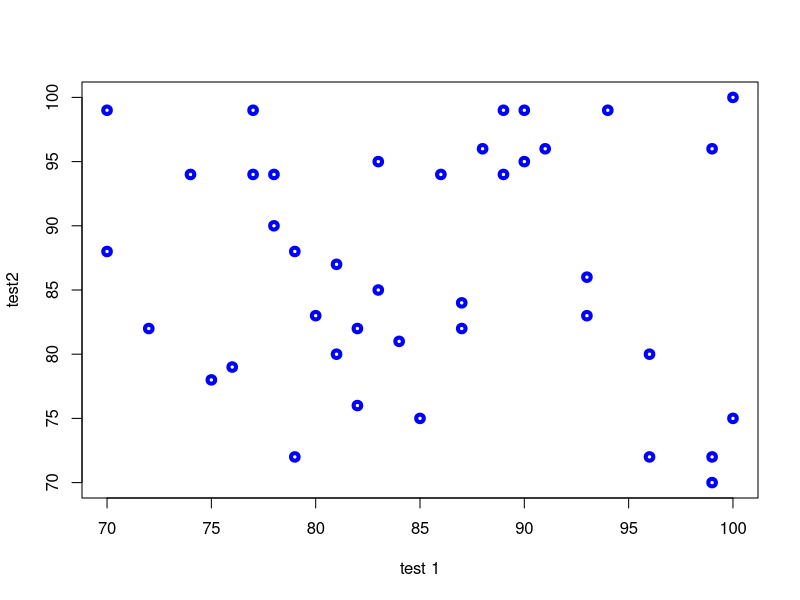
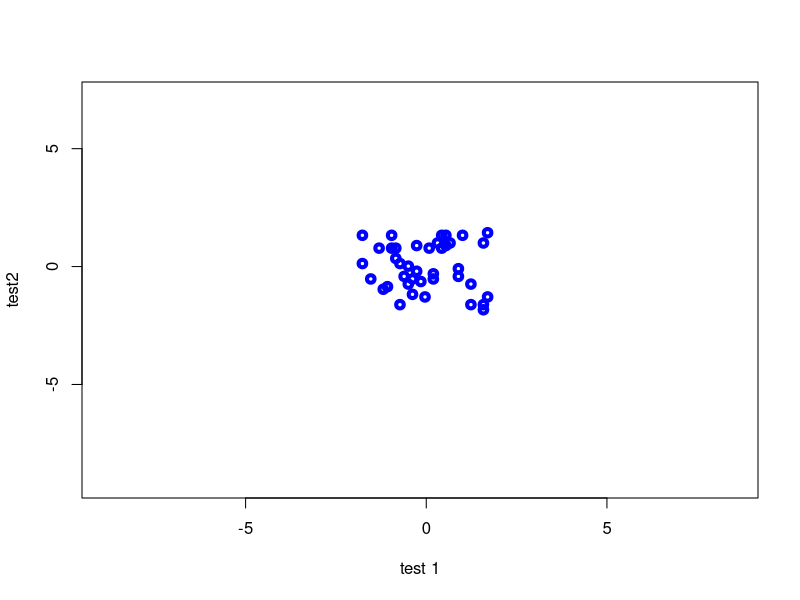

R code for these plots, in order:
x <- 1:12
# a random permutation
sample(x)
# bootstrap resampling -- only if length(x) > 1 !
sample(x, replace = TRUE)

# 100 Bernoulli trials
sample(c(0,1), 100, replace = TRUE)

## More careful bootstrapping --  Consider this when using sample()
## programmatically (i.e., in your function or simulation)!

# sample()'s surprise -- example
x <- 1:10
    sample(x[x >  8]) # length 2
    sample(x[x >  9]) # oops -- length 10!
    sample(x[x > 10]) # length 0
    sample(x[x <  5]) # length 4

resample <- function(x, ...) x[sample.int(length(x), ...)]
resample(x[x >  8]) # length 2
resample(x[x >  9]) # length 1
resample(x[x > 10]) # length 0

## R 3.x.y only
sample.int(1e10, 12, replace = TRUE)
sample.int(1e10, 12) # not that there is much chance of duplicates
##########################################Regression to Mediocrity
x<-seq(70,100,1)
t1=sample(x,40,replace=TRUE)
t2=sample(x,40,replace=TRUE)
plot(t1,t2,xlab="test 1", ylab="test2",lwd=4,col="BLUE",xlim=c(70,100),ylim=c(70,100))
#-----
t1=(t1-mean(t1))/sd(t1)
t2=(t2-mean(t2))/sd(t2)
plot(t1,t2,xlab="test 1", ylab="test2",lwd=4,col="BLUE",xlim=c(min(t1),max(t1))*5,ylim=c(min(t2),max(t2))*5)
cor(t1,t2)
#--------
n=length(t1)
diff=t1-t2
mean(diff)
sd(diff)
testStat=sqrt(n)*mean(diff)/sd(diff)
2*pt(abs(testStat),n-1,lower.tail=FALSE) # COmpted the P Value
testStat
t.test(diff)

